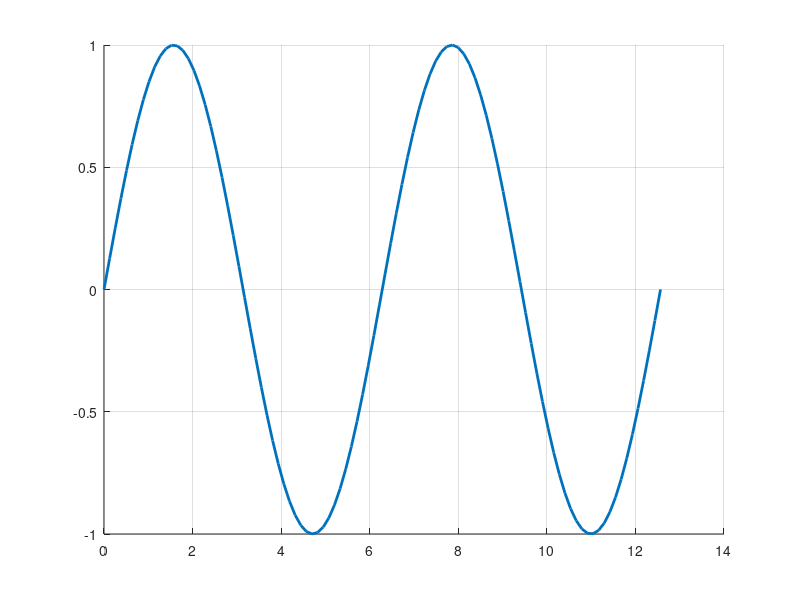

The MATLAB source for this figure: (Note: this script raises an error after producing the figure.)
start_tic = tic;
figure(1);
clf; ax = gca;

hold(ax, 'on');
grid(ax, 'on');

t = linspace(0, 4*pi);
y = sin(t);

plot(ax, t, y, 'linewidth', 2);
ax.YLim = [-1.5 1.5];
ax.XLim = t([1 end]);

ax.XTick = [];
ax.YTick = [-1.5, -1, 0, 1];
ax.YTickLabel = {'0', '$\sigma_{min}$', '$\sigma_m$', '$\sigma_{max}$'};
ax.TickLabelInterpreter = 'latex';
ax.FontSize = 14;

plot(ax, t([1 end]), [0 0], 'k-.');

p = ax.Position;

x1 = 1/8 * p(3) + p(1);
x2 = x1;
y1 = 1/2 * p(4) +  p(2);
y2 = 2.5/3 * p(4) + p(2);
h = annotation('doublearrow',[x1 x2],[y1 y2]);
h.Head1Style = 'vback3';
h.Head2Style = h.Head1Style;

width = 0.1;
hight = 0.08;
dim = [x1-width/2, (y1+y2)/2-hight/2, width, hight];
h = annotation('textbox',dim,'String','$\sigma_a$');
h.Interpreter = 'latex';
h.BackgroundColor = 'w';
h.LineStyle = 'none';
h.HorizontalAlignment = 'center';
h.VerticalAlignment = 'middle';
h.FontSize = 14;

x1 = 5/8 * p(3) + p(1);
x2 = x1;
y1 = 0.5/3 * p(4) +  p(2);
y2 = 2.5/3 * p(4) + p(2);
h = annotation('doublearrow',[x1 x2],[y1 y2]);
h.Head1Style = 'vback3';
h.Head2Style = h.Head1Style;

dim = [x1-width/2, (y1+y2)/2-hight/2, width, hight];
h = annotation('textbox',dim,'String','$\Delta\sigma$');
h.Interpreter = 'latex';
h.BackgroundColor = 'w';
h.LineStyle = 'none';
h.HorizontalAlignment = 'center';
h.VerticalAlignment = 'middle';
h.FontSize = 14;

fprintf('%s elapsed: %f s\n', mfilename, toc(start_tic));